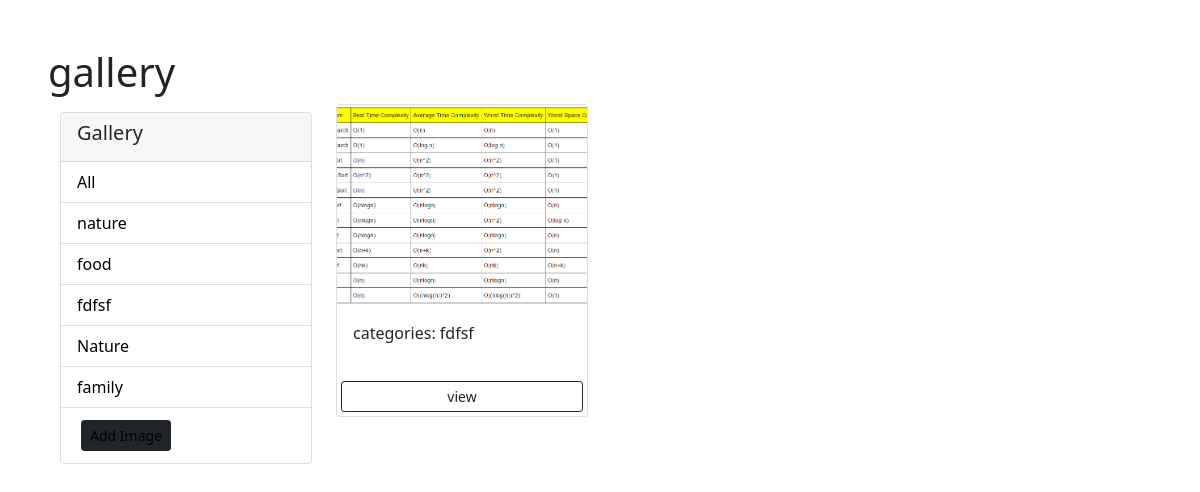
/gallery/?category=fdfsf, run on the app's committed database.
### photo/models.py (models this page shows)
class Category(models.Model):
    name = models.CharField(max_length=50)
    def __str__(self):
        return self.name

class Photo(models.Model):
    category = models.ForeignKey(Category, on_delete=models.SET_NULL, null=True)
    image = models.ImageField(null=False, blank=False, )
    description = models.TextField()

### photo/views.py (the view)
# urls.py: path('gallery/', views.gallery, name='gallery'),
def gallery(request):
    category=request.GET.get('category')
    if category==None:
        photos = Photo.objects.all()
    else:
        photos = Photo.objects.filter(category__name=category)
    categories = Category.objects.all()
    context = {'categories': categories, 'photos': photos}
    return render(request, 'photo/gallery.html', context)

### photo/templates/photo/gallery.html (shortened to what this page needs)
<!DOCTYPE html>
<html lang="en">
<head>
    <link href="https://cdn.jsdelivr.net/npm/bootstrap@5.1.3/dist/css/bootstrap.min.css" rel="stylesheet">
</head>
<body class="m-5">
<h1>gallery</h1>
<div class="container ">
    <div class="row">
        <div class="col-md-3">
            <div class="card my-2">
                <div class="card-header">
                    <h5 class="card-title">Gallery</h5>
                </div>
                <ul class="list-group list-group-flush">
                    <li class="list-group-item">
                        <a href="{% url 'gallery' %}">All</a>
                    </li>
                    {% for category in categories %}
                        <li class="list-group-item">
                            <a href="{% url 'gallery' %}?category={{ category.name }}">{{ category.name }}</a>
                        </li>
                    {% endfor %}
                    <li class="list-group-item">
                        <a href="{% url 'add' %}" class="btn btn-dark btn-sm m-1">Add Image</a>
                    </li>
                </ul>
            </div>
        </div>
        <div class="col-md-9">
            <div class="row">
                {% for photo in photos %}
                    <div class="col-md-4">
                        <div class="card">
                            <img class="image-thumbail" src="{{ photo.image.url }}" alt="Card image cap">
                            <div class="card-body">
                                <p> categories: {{ photo.category }}</p>
                            </div>
                            <a href="{% url 'view_photo' photo.id %}" class="btn btn-outline-dark btn-sm m-1">view</a>
                        </div>
                    </div>
                {% empty %}
                    <h3>No Photo....</h3>
                {% endfor %}
            </div>
        </div>
    </div>
</div>
</body>
</html>

### photo/templates/photo/gallery.html (style rules this page uses)
.image-thumbail { height: 200px; object-fit: cover; }
.list-group-item a { text-decoration: none; color: black; }

### data on the page
Category: name "nature"
Category: name "food"
Category: name "fdfsf"
Category: name "Nature"
Category: name "family"
Photo: image (picture), category "fdfsf"
